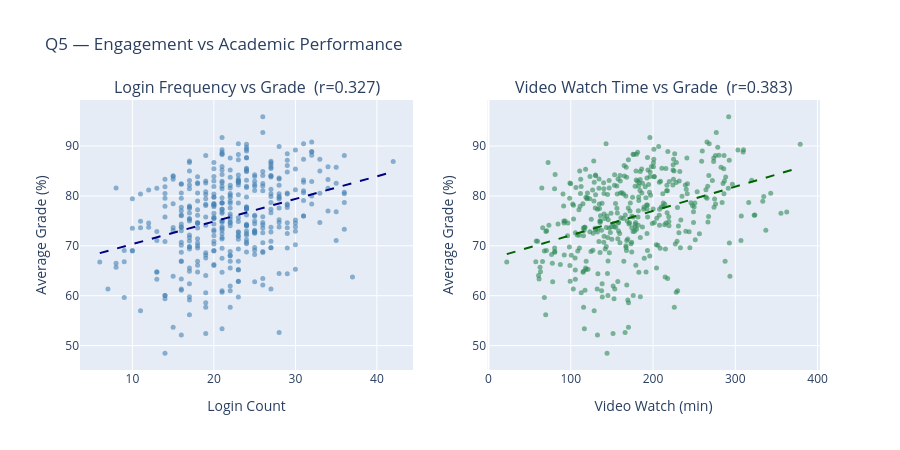

The cell this chart's notebook holds for it:
### Code cell
# ── Chart ────────────────────────────────────────────────────────────────────
fig = make_subplots(rows=1, cols=2,
                    subplot_titles=[
                        f'Login Frequency vs Grade  (r={r_login:.3f})',
                        f'Video Watch Time vs Grade  (r={r_video:.3f})'])

# Scatter 1 — logins
fig.add_trace(go.Scatter(x=q5['login_count'], y=q5['avg_grade_pct'],
                         mode='markers', marker=dict(color='steelblue', size=5, opacity=0.6),
                         name='Login count', showlegend=False), row=1, col=1)

# Trendline 1
s1, i1, *_ = stats.linregress(q5['login_count'], q5['avg_grade_pct'])
xr1 = np.linspace(q5['login_count'].min(), q5['login_count'].max(), 100)
fig.add_trace(go.Scatter(x=xr1, y=s1*xr1+i1, mode='lines',
                         line=dict(color='navy', dash='dash'), name='Trend', showlegend=False),
              row=1, col=1)

# Scatter 2 — video
fig.add_trace(go.Scatter(x=q5['video_watch_minutes'], y=q5['avg_grade_pct'],
                         mode='markers', marker=dict(color='seagreen', size=5, opacity=0.6),
                         name='Video watch', showlegend=False), row=1, col=2)

# Trendline 2
s2, i2, *_ = stats.linregress(q5['video_watch_minutes'], q5['avg_grade_pct'])
xr2 = np.linspace(q5['video_watch_minutes'].min(), q5['video_watch_minutes'].max(), 100)
fig.add_trace(go.Scatter(x=xr2, y=s2*xr2+i2, mode='lines',
                         line=dict(color='darkgreen', dash='dash'), showlegend=False),
              row=1, col=2)

fig.update_xaxes(title_text='Login Count', row=1, col=1)
fig.update_xaxes(title_text='Video Watch (min)', row=1, col=2)
fig.update_yaxes(title_text='Average Grade (%)', row=1, col=1)
fig.update_yaxes(title_text='Average Grade (%)', row=1, col=2)
fig.update_layout(height=450, title='Q5 — Engagement vs Academic Performance')
fig.show()

### Figure 1 — Plotly figure (JSON) as saved in the notebook; plotly's stock layout.template omitted (floating-point values rounded to 4 significant figures; data arrays with more than 128 entries replaced by an {"elided": "..."} marker saying what was removed)
{"data": [{"marker": {"color": "steelblue", "opacity": 0.6, "size": 5}, "mode": "markers", "name": "Login count", "showlegend": false, "type": "scatter", "x": {"elided": "398 int values"}, "xaxis": "x", "y": {"elided": "398 float values"}, "yaxis": "y"}, {"line": {"color": "navy", "dash": "dash"}, "mode": "lines", "name": "Trend", "showlegend": false, "type": "scatter", "x": [6.0, 6.364, 6.727, 7.091, 7.455, 7.818, 8.182, 8.545, 8.909, 9.273, 9.636, 10.0, 10.36, 10.73, 11.09, 11.45, 11.82, 12.18, 12.55, 12.91, 13.27, 13.64, 14.0, 14.36, 14.73, 15.09, 15.45, 15.82, 16.18, 16.55, 16.91, 17.27, 17.64, 18.0, 18.36, 18.73, 19.09, 19.45, 19.82, 20.18, 20.55, 20.91, 21.27, 21.64, 22.0, 22.36, 22.73, 23.09, 23.45, 23.82, 24.18, 24.55, 24.91, 25.27, 25.64, 26.0, 26.36, 26.73, 27.09, 27.45, 27.82, 28.18, 28.55, 28.91, 29.27, 29.64, 30.0, 30.36, 30.73, 31.09, 31.45, 31.82, 32.18, 32.55, 32.91, 33.27, 33.64, 34.0, 34.36, 34.73, 35.09, 35.45, 35.82, 36.18, 36.55, 36.91, 37.27, 37.64, 38.0, 38.36, 38.73, 39.09, 39.45, 39.82, 40.18, 40.55, 40.91, 41.27, 41.64, 42.0], "xaxis": "x", "y": [68.53, 68.7, 68.86, 69.02, 69.19, 69.35, 69.52, 69.68, 69.85, 70.01, 70.18, 70.34, 70.51, 70.67, 70.84, 71.0, 71.17, 71.33, 71.49, 71.66, 71.82, 71.99, 72.15, 72.32, 72.48, 72.65, 72.81, 72.98, 73.14, 73.31, 73.47, 73.64, 73.8, 73.97, 74.13, 74.29, 74.46, 74.62, 74.79, 74.95, 75.12, 75.28, 75.45, 75.61, 75.78, 75.94, 76.11, 76.27, 76.44, 76.6, 76.76, 76.93, 77.09, 77.26, 77.42, 77.59, 77.75, 77.92, 78.08, 78.25, 78.41, 78.58, 78.74, 78.91, 79.07, 79.24, 79.4, 79.56, 79.73, 79.89, 80.06, 80.22, 80.39, 80.55, 80.72, 80.88, 81.05, 81.21, 81.38, 81.54, 81.71, 81.87, 82.03, 82.2, 82.36, 82.53, 82.69, 82.86, 83.02, 83.19, 83.35, 83.52, 83.68, 83.85, 84.01, 84.18, 84.34, 84.5, 84.67, 84.83], "yaxis": "y"}, {"marker": {"color": "seagreen", "opacity": 0.6, "size": 5}, "mode": "markers", "name": "Video watch", "showlegend": false, "type": "scatter", "x": {"elided": "398 float values"}, "xaxis": "x2", "y": {"elided": "398 float values"}, "yaxis": "y2"}, {"line": {"color": "darkgreen", "dash": "dash"}, "mode": "lines", "showlegend": false, "type": "scatter", "x": [22.23, 25.84, 29.44, 33.04, 36.64, 40.25, 43.85, 47.45, 51.06, 54.66, 58.26, 61.86, 65.47, 69.07, 72.67, 76.28, 79.88, 83.48, 87.08, 90.69, 94.29, 97.89, 101.5, 105.1, 108.7, 112.3, 115.9, 119.5, 123.1, 126.7, 130.3, 133.9, 137.5, 141.1, 144.7, 148.3, 151.9, 155.5, 159.1, 162.7, 166.3, 170.0, 173.6, 177.2, 180.8, 184.4, 188.0, 191.6, 195.2, 198.8, 202.4, 206.0, 209.6, 213.2, 216.8, 220.4, 224.0, 227.6, 231.2, 234.8, 238.4, 242.0, 245.6, 249.2, 252.8, 256.4, 260.0, 263.6, 267.2, 270.8, 274.4, 278.0, 281.6, 285.2, 288.8, 292.4, 296.1, 299.7, 303.3, 306.9, 310.5, 314.1, 317.7, 321.3, 324.9, 328.5, 332.1, 335.7, 339.3, 342.9, 346.5, 350.1, 353.7, 357.3, 360.9, 364.5, 368.1, 371.7, 375.3, 378.9], "xaxis": "x2", "y": [68.33, 68.51, 68.68, 68.86, 69.03, 69.21, 69.39, 69.56, 69.74, 69.91, 70.09, 70.26, 70.44, 70.61, 70.79, 70.96, 71.14, 71.32, 71.49, 71.67, 71.84, 72.02, 72.19, 72.37, 72.54, 72.72, 72.89, 73.07, 73.25, 73.42, 73.6, 73.77, 73.95, 74.12, 74.3, 74.47, 74.65, 74.82, 75.0, 75.18, 75.35, 75.53, 75.7, 75.88, 76.05, 76.23, 76.4, 76.58, 76.76, 76.93, 77.11, 77.28, 77.46, 77.63, 77.81, 77.98, 78.16, 78.33, 78.51, 78.69, 78.86, 79.04, 79.21, 79.39, 79.56, 79.74, 79.91, 80.09, 80.26, 80.44, 80.62, 80.79, 80.97, 81.14, 81.32, 81.49, 81.67, 81.84, 82.02, 82.19, 82.37, 82.55, 82.72, 82.9, 83.07, 83.25, 83.42, 83.6, 83.77, 83.95, 84.12, 84.3, 84.48, 84.65, 84.83, 85.0, 85.18, 85.35, 85.53, 85.7], "yaxis": "y2"}], "layout": {"annotations": [{"font": {"size": 16}, "showarrow": false, "text": "Login Frequency vs Grade  (r=0.327)", "x": 0.225, "xanchor": "center", "xref": "paper", "y": 1, "yanchor": "bottom", "yref": "paper"}, {"font": {"size": 16}, "showarrow": false, "text": "Video Watch Time vs Grade  (r=0.383)", "x": 0.775, "xanchor": "center", "xref": "paper", "y": 1, "yanchor": "bottom", "yref": "paper"}], "height": 450, "title": {"text": "Q5 — Engagement vs Academic Performance"}, "xaxis": {"anchor": "y", "domain": [0, 0.45], "title": {"text": "Login Count"}}, "xaxis2": {"anchor": "y2", "domain": [0.55, 1], "title": {"text": "Video Watch (min)"}}, "yaxis": {"anchor": "x", "domain": [0, 1], "title": {"text": "Average Grade (%)"}}, "yaxis2": {"anchor": "x2", "domain": [0, 1], "title": {"text": "Average Grade (%)"}}}}
